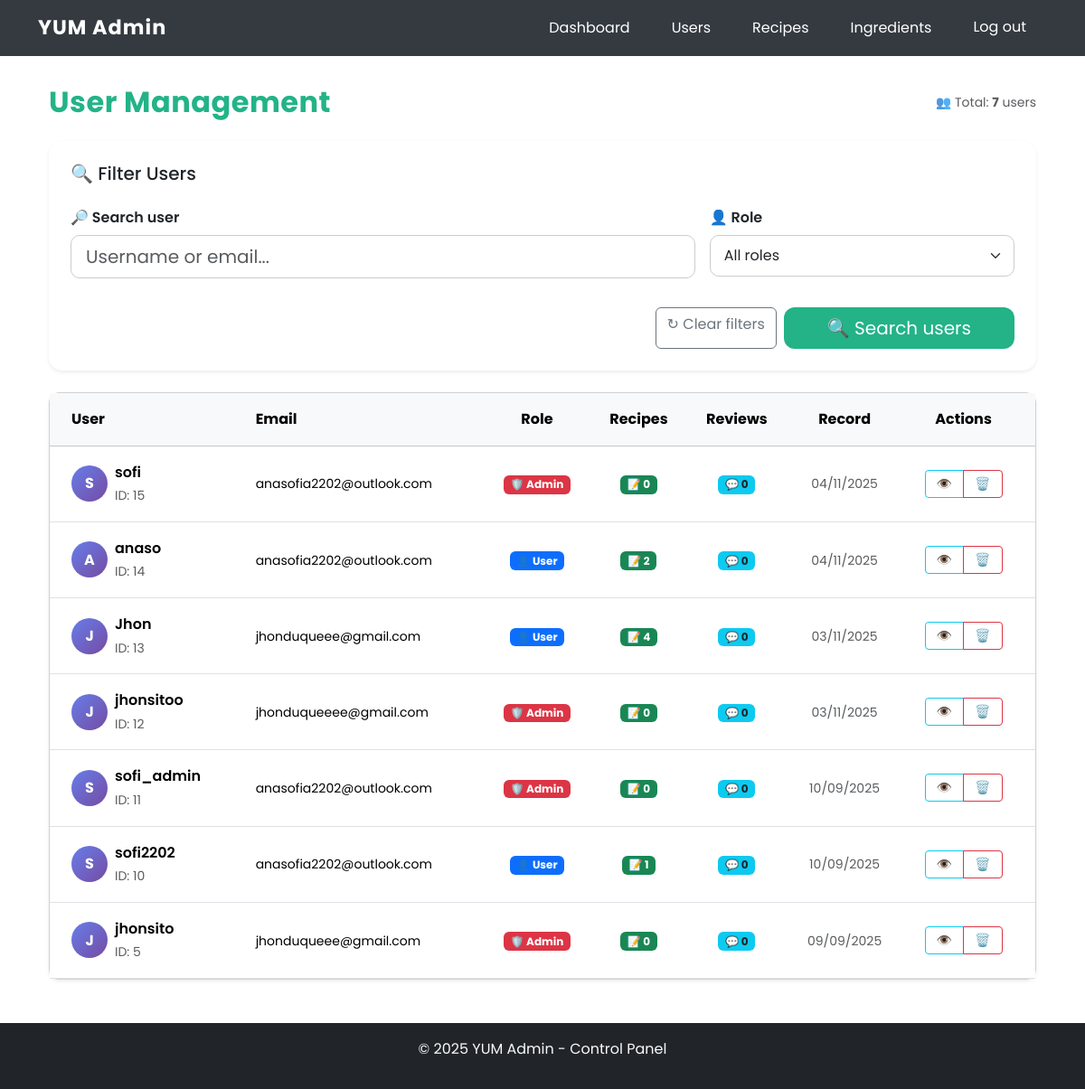
Screenshot of /admin_dash/users/ (signed in) with the database file from the repository.
### core/models.py (models this page shows, shortened)
class User(AbstractUser):
    ROLE_CHOICES = [
        ("admin", "Administrador"),
        ("common", "Usuario Común"),
    ]
    role = models.CharField(
        max_length=10,
        choices=ROLE_CHOICES,
        default="common"
    )
    favorite_recipes = models.ManyToManyField(
        "Recipe",
        related_name="favorited_by",
        blank=True
    )

### yum_admins/views.py (the view)
# urls.py: path("users/", AdminUserListView.as_view(), name="admin_user_list"),
class AdminUserListView(AdminRequiredMixin, ListView):
    model = User
    template_name = "yum_admins/users/list.html"
    context_object_name = "users"
    paginate_by = 20
    def get_queryset(self):
        queryset = User.objects.annotate(
            recipe_count=Count("recipes"),
            review_count=Count("reviews")
        ).order_by("-date_joined")
        search = self.request.GET.get("search")
        if search:
            queryset = queryset.filter(username__icontains=search)
        role_filter = self.request.GET.get("role")
        if role_filter:
            queryset = queryset.filter(role=role_filter)
        return queryset

### core/mixins.py (called while the page is built)
    def dispatch(self, request, *args, **kwargs):
        if not hasattr(request.user, "role") or request.user.role != "admin":
            return redirect(self.login_url)
        return super().dispatch(request, *args, **kwargs)

### yum_admins/templates/yum_admins/users/list.html (shortened to what this page needs)
{% extends "core/base_admin.html" %}
{% load i18n %}
{% block content %}
<div class="container mt-4">
  <div class="d-flex justify-content-between align-items-center mb-4">
    <h2 class="mb-0">{% trans "Gestión de Usuarios" %}</h2>
    <div class="text-end">
      <small class="text-muted">
        👥 {% trans "Total:" %} <strong>{{ page_obj.paginator.count }}</strong> {% trans "usuarios" %}
      </small>
    </div>
  </div>
  <div class="card shadow-sm mb-4 dashboard-section-card">
    <div class="card-body p-4">
      <h5 class="card-title mb-4">
        🔍 {% trans "Filtrar Usuarios" %}
      </h5>
      <form method="get">
        <div class="row g-3">
          <div class="col-lg-8">
            <label for="search" class="form-label fw-semibold">
              🔎 {% trans "Buscar usuario" %}
            </label>
            <input
              type="text"
              name="search"
              id="search"
              value="{{ request.GET.search|default:'' }}"
              class="form-control form-control-lg"
              placeholder="{% trans 'Nombre de usuario o email...' %}">
          </div>
          <div class="col-lg-4">
            <label for="role" class="form-label fw-semibold">
              👤 {% trans "Rol" %}
            </label>
            <select name="role" id="role" class="form-select form-select-lg">
              <option value="">{% trans "Todos los roles" %}</option>
            </select>
          </div>
          <div class="col-12">
            <div class="d-flex gap-2 justify-content-end mt-3">
              <a href="{% url 'admin_user_list' %}" class="btn btn-outline-secondary">
                ↻ {% trans "Limpiar filtros" %}
              </a>
              <button type="submit" class="btn btn-brand btn-lg px-5">
                🔍 {% trans "Buscar usuarios" %}
              </button>
            </div>
          </div>
        </div>
      </form>
    </div>
  </div>
  <div class="card shadow-sm">
    <div class="card-body p-0">
      <div class="table-responsive">
        <table class="table table-hover mb-0 align-middle">
          <thead class="table-light">
            <tr>
              <th class="ps-4">{% trans "Usuario" %}</th>
              <th>{% trans "Email" %}</th>
              <th class="text-center">{% trans "Rol" %}</th>
              <th class="text-center">{% trans "Recetas" %}</th>
              <th class="text-center">{% trans "Reseñas" %}</th>
              <th class="text-center">{% trans "Registro" %}</th>
              <th class="text-center pe-4">{% trans "Acciones" %}</th>
            </tr>
          </thead>
          <tbody>
            {% for user in users %}
            <tr>
              <td class="ps-4">
                <div class="d-flex align-items-center">
                  <div class="user-avatar-placeholder me-2">
                    {{ user.username|slice:":1"|upper }}
                  </div>
                  <div>
                    <div class="fw-semibold">{{ user.username }}</div>
                    <small class="text-muted">{% trans "ID:" %} {{ user.id }}</small>
                  </div>
                </div>
              </td>
              <td>
                <small>{{ user.email }}</small>
              </td>
              <td class="text-center">
                {% if user.role == "admin" %}
                  <span class="badge bg-danger">
                    🛡️ {% trans "Admin" %}
                  </span>
                {% else %}
                  <span class="badge bg-primary">
                    👤 {% trans "Usuario" %}
                  </span>
                {% endif %}
              </td>
              <td class="text-center">
                <span class="badge bg-success">
                  📝 {{ user.recipe_count }}
                </span>
              </td>
              <td class="text-center">
                <span class="badge bg-info text-dark">
                  💬 {{ user.review_count }}
                </span>
              </td>
              <td class="text-center">
                <small class="text-muted">{{ user.date_joined|date:"d/m/Y" }}</small>
              </td>
              <td class="text-center pe-4">
                <div class="btn-group btn-group-sm" role="group">
                  <a href="{% url 'admin_user_detail' user.pk %}"
                     class="btn btn-outline-info"
                     title="{% trans 'Ver detalles' %}">
                    👁️
                  </a>
                  <a href="{% url 'admin_user_delete' user.pk %}"
                    class="btn btn-outline-danger"
                    title="{% trans 'Eliminar' %}"
                    onclick="return confirm('{% trans "¿Seguro que quieres eliminar este usuario?"|escapejs %}')">
                    🗑️
                  </a>
                </div>
              </td>
            </tr>
            {% endfor %}
          </tbody>
        </table>
      </div>
    </div>
  </div>
</div>
{% endblock %}

### core/static/core/css/styles.css (style rules this page uses)
:root { --brand-green: #23b387; --brand-green-hover: #1d9470; --brand-green-light: rgba(35, 179, 135, 0.05); --brand-green-shadow: rgba(35, 179, 135, 0.25); --brand-white: #ffffff; --brand-black: #000000; --text-muted: #6c757d; --text-dark: #212529; --border-color: #ccc; --border-light: #e0e0e0; --shadow-sm: 0 2px 8px rgba(0, 0, 0, 0.1); --shadow-md: 0 4px 10px rgba(0, 0, 0, 0.1); --shadow-lg: 0 8px 20px rgba(0, 0, 0, 0.15); --shadow-xl: 0 10px 25px rgba(0, 0, 0, 0.15); --border-radius: 12px; --transition-base: 0.3s ease; }
body { font-family: 'Poppins', sans-serif; background-color: var(--brand-white); color: var(--brand-black); line-height: 1.6; padding-top: 70px; }
h1, h2, h3, .auth-title { font-weight: 700; letter-spacing: 0.5px; color: var(--brand-green); }
.btn-brand { background-color: var(--brand-green) !important; color: var(--brand-white) !important; border: none !important; border-radius: var(--border-radius) !important; transition: background-color var(--transition-base); }
.btn-group-sm > .btn { padding: 0.25rem 0.75rem; }
.form-control, .form-select { border-radius: 10px !important; border: 1px solid var(--border-color); transition: border-color var(--transition-base), box-shadow var(--transition-base); }
select.form-control, select.form-select { padding: 10px 15px; font-size: 1rem; }
.form-label { font-weight: 500; margin-bottom: 6px; }
.card { border-radius: var(--border-radius); transition: transform var(--transition-base), box-shadow var(--transition-base); }
.card-body { padding-top: 1rem; padding-bottom: 1rem; }
.dashboard-section-card { border-radius: 15px; border: none; }
.table > :not(caption) > * > * { padding: 1rem 0.75rem; }
.table tbody tr { transition: background-color 0.2s ease; }
.user-avatar-placeholder { width: 40px; height: 40px; border-radius: 50%; background: linear-gradient(135deg, #667eea 0%, #764ba2 100%); color: var(--brand-white); display: flex; align-items: center; justify-content: center; font-weight: bold; font-size: 1rem; }

### core/templates/core/base_admin.html (style rules this page uses)
body.admin-page { padding-top: 70px; }

### rows the page displays
User: username "S", username "sofi", id "15", email "anasofia2202@outlook.com", recipe_count "0", review_count "0", date_joined "04/11/2025"
User: username "A", username "anaso", id "14", email "anasofia2202@outlook.com", recipe_count "2", review_count "0", date_joined "04/11/2025"
User: username "J", username "Jhon", id "13", email "jhonduqueee@gmail.com", recipe_count "4", review_count "0", date_joined "03/11/2025"
User: username "J", username "jhonsitoo", id "12", email "jhonduqueeee@gmail.com", recipe_count "0", review_count "0", date_joined "03/11/2025"
User: username "S", username "sofi_admin", id "11", email "anasofia2202@outlook.com", recipe_count "0", review_count "0", date_joined "10/09/2025"
User: username "S", username "sofi2202", id "10", email "anasofia2202@outlook.com", recipe_count "1", review_count "0", date_joined "10/09/2025"
User: username "J", username "jhonsito", id "5", email "jhonduqueee@gmail.com", recipe_count "0", review_count "0", date_joined "09/09/2025"

### other values shown
{{ page_obj.paginator.count }} "7"
{{ year|default:"2025" }} "2025"
